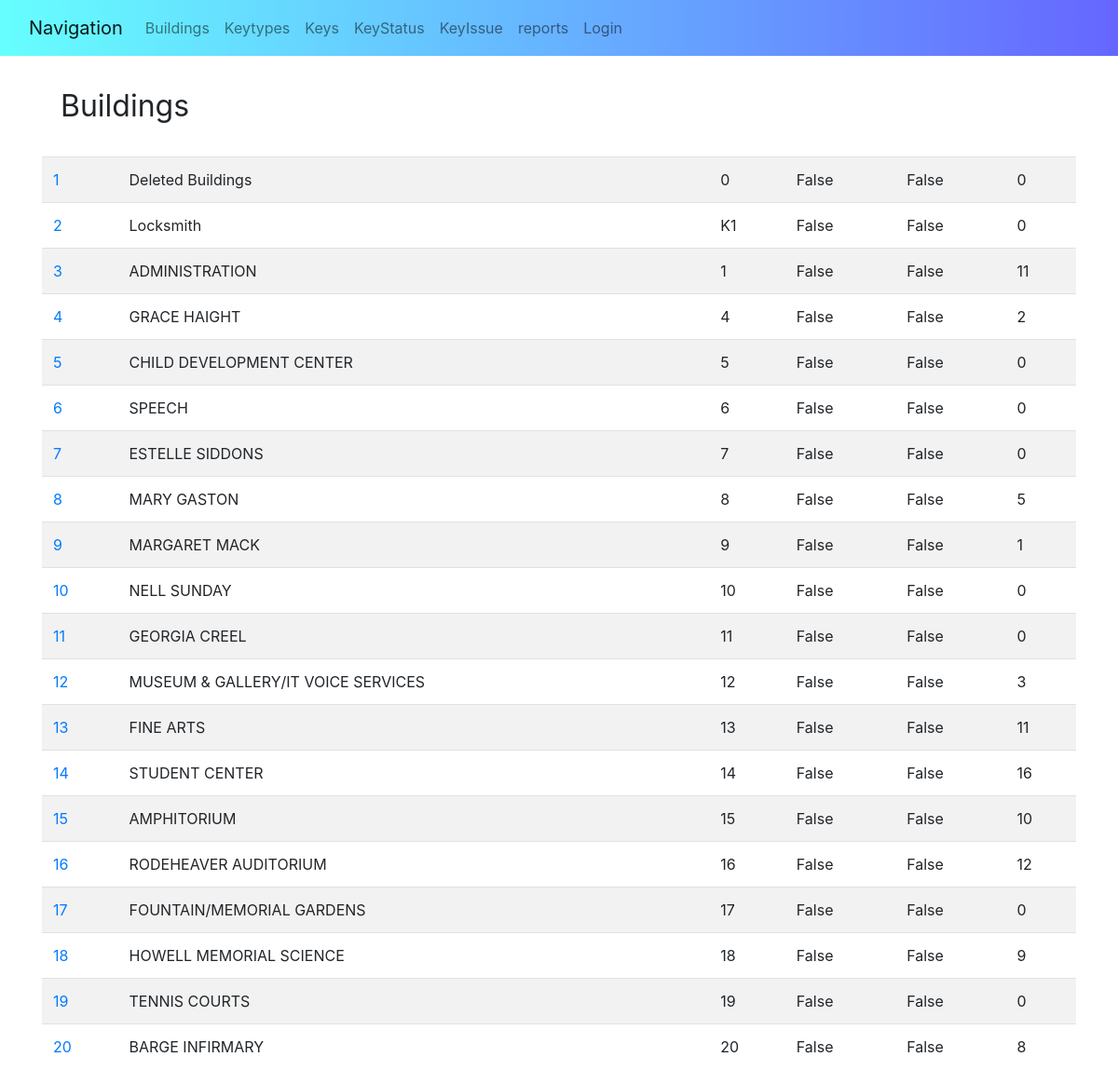
Before: /keys/building/ with the older database file.
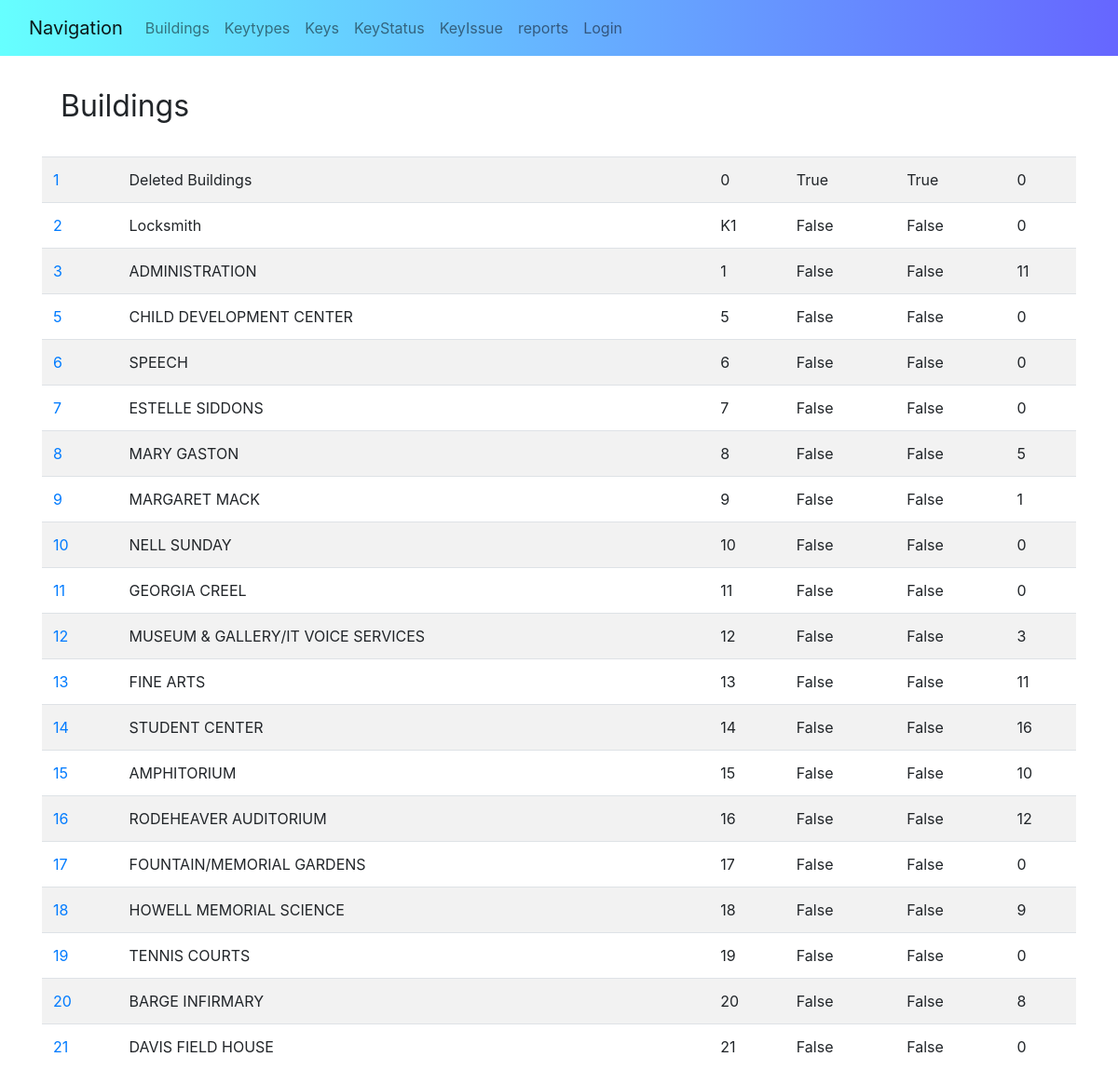
After: the same page with the newer database file.
### keys/models.py (models this page shows, shortened)
class building(models.Model):
    identifier = models.CharField(max_length=255, unique=True)
    name = models.CharField(max_length=100, null=False)
    code = models.CharField(max_length=6, null=False)
    is_residential = models.BooleanField(null=False)
    is_inactive = models.BooleanField(null=False)
    version = models.IntegerField(null=True)

### keys/views/building_views.py (the view)
class buildingListView(ListView):
    model = building
    template_name = "keys/building_list.html"
    paginate_by = 20
    context_object_name = "building_list"
    allow_empty = True
    page_kwarg = 'page'
    paginate_orphans = 4
    def __init__(self, **kwargs):
        super(buildingListView, self).__init__(**kwargs)
    def dispatch(self, *args, **kwargs):
        return super(buildingListView, self).dispatch(*args, **kwargs)
    def get(self, request, *args, **kwargs):
        return super(buildingListView, self).get(request, *args, **kwargs)
    def get_queryset(self):
        return super(buildingListView, self).get_queryset()
    def get_allow_empty(self):
        return super(buildingListView, self).get_allow_empty()
    def get_context_data(self, *args, **kwargs):
        ret = super(buildingListView, self).get_context_data(*args, **kwargs)
        return ret
    def get_paginate_by(self, queryset):
        return super(buildingListView, self).get_paginate_by(queryset)
    def get_context_object_name(self, object_list):
        return super(buildingListView, self).get_context_object_name(object_list)
    def paginate_queryset(self, queryset, page_size):
        return super(buildingListView, self).paginate_queryset(queryset, page_size)
    def get_paginator(self, queryset, per_page, orphans=0, allow_empty_first_page=True):
        return super(buildingListView, self).get_paginator(queryset, per_page, orphans=0, allow_empty_first_page=True)
    def render_to_response(self, context, **response_kwargs):
        return super(buildingListView, self).render_to_response(context, **response_kwargs)
    def get_template_names(self):
        return super(buildingListView, self).get_template_names()

### keys/templates/keys/building_list.html (shortened to what this page needs)
{% extends "keys/building_base.html" %}
{% block content %}
     <div class = "container margin">
     <div class = "margin">
             <a class = "main-header padding"> Buildings </a> &emsp; &nbsp;
     </div>
    <table class="table table-striped table-responsive-md table-hover margin">
    {% for building in building_list %}
        <tr>
            <td><a href={% url "keys:building_detail" building.pk %}>{{ building.identifier }}</a></td>
             <td><a>{{ building.name }}</a></td>
            <td><a>{{ building.code }}</a></td>
            <td><a>{{ building.is_residential }}</a></td>
            <td><a>{{ building.is_inactive }}</a></td>
            <td><a>{{ building.version }}</a></td>
        </tr>
    {% empty %}
        <li>No Buildings yet.</li>
    {% endfor %}
    </table>
     </div>
{% endblock %}

### keys/templates/keys/building_base.html
{% extends "base.html" %}

### keys/templates/base.html (shortened to what this page needs)
{% load static %}
<!doctype html>
<html lang="en">
  <head>
    <link rel="stylesheet" href="{% static 'css/bootstrap.min.css' %}">
      <link rel="stylesheet" href="{% static 'css/keys.css' %}">
  </head>
  <body>
    <nav class="key-nav navbar navbar-expand-lg navbar-light bg-light">
    <div class = "container-fluid">
         <a class = "navbar-brand" href = "#"> Navigation </a>
        <div class="collapse navbar-collapse" id="navbarSupportedContent" >
        <ul class="navbar-nav mr-auto">
          <li class="nav-item">
            <a class="nav-link" href="/keys/building">Buildings</a>
          </li>
          <li class="nav-item">
            <a class="nav-link" href="/keys/keytypes">Keytypes</a>
          </li>
          <li class="nav-item">
            <a class="nav-link" href="/keys/keys">Keys</a>
          </li>
          <li class="nav-item">
            <a class="nav-link" href="/keys/keystatus">KeyStatus</a>
          </li>
          <li class="nav-item">
            <a class="nav-link" href="/keys/keyissue">KeyIssue</a>
          </li>
         <li class="nav-item">
            <a class="nav-link" href="/keys/reports">reports</a>
           <li class="nav-item">
          {% if request.user.is_authenticated %}
            <a class="nav-link" href="/keys/logout">Logout</a>
          </li>
          {% else %}
          <li class="nav-item">
            <a class="nav-link" href="/accounts/login">Login</a>
          </li>
          {% endif %}
        </ul>
        </div>
        </div>
    </nav>
    <div>
        {% block content %}
        {% endblock %}
    </div>
  </body>
</html>

### keys/static/css/keys.css (style rules this page uses)
.key-nav { background: #e6ffff linear-gradient(to right, #66ffff, #6666ff); padding-top: 10px; padding-bottom: 10px; }
.margin { margin-top: 30px; }
.main-header { font-size: xx-large; font-width: 20px; }
.padding { padding-left: 20px; }

Changed rows visible on the page:
removed building: identifier "4", name "GRACE HAIGHT", code "4", is_residential "False", is_inactive "False", version "2"
changed building "Deleted Buildings": is_residential "False" → "True"; is_inactive "False" → "True"
now on this page (row unchanged): building: identifier "21", name "DAVIS FIELD HOUSE", code "21", is_residential "False", is_inactive "False", version "0"
